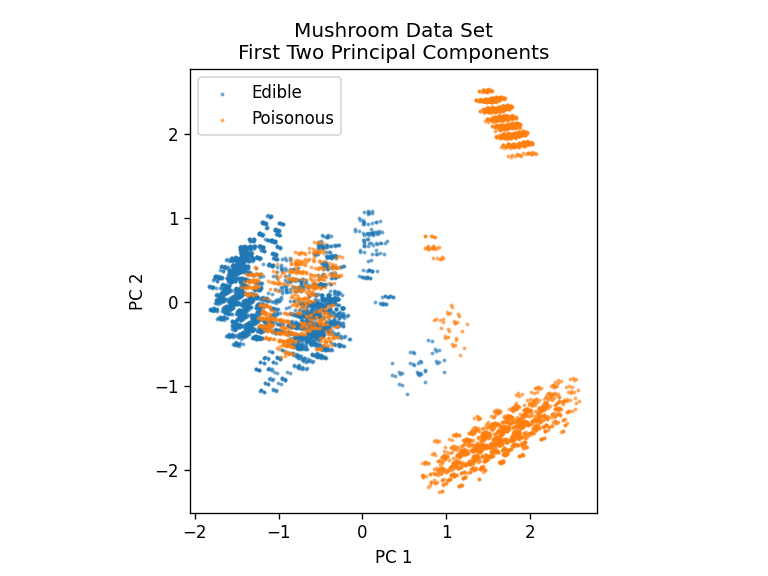

The Python source for this figure:
import pandas as pd
import numpy as np
import matplotlib.pyplot as plt
from sklearn.model_selection import train_test_split
from sklearn.decomposition import PCA
import pylab

def read_mushroom_data():
    df=pd.read_csv('mushrooms.csv')
    return df

###################### Data preparation ####################
df = read_mushroom_data()

print('number of samples: ', df.shape[0])
print('number of attributes: ', df.shape[1])
print('\nValues classified as \'Missing\' for stalk-root: ', (df.iloc[:,11] == '?').sum())

### due to large number of missing values, this featues are removed
df = df.drop(str(df.columns[11]), axis = 1)
df2 = pd.get_dummies(df)

print('\nNumber of samples: ', df2.shape[0])
print('Number of attributes: ', df2.shape[1])
print('\nRemaining missing values across all attributes and samples: ', df2.isnull().sum().sum())
print('\nMinimum value across all attributes and samples: ', df2.min().min())
print('Maximum value across all attributes and samples: ', df2.max().max())
print('\nMinimum fraction of \'1\'-s across all attributes: {:.5f}'.format(df2.mean().min()))
print('Maximum fraction of \'1\'-s across all attributes: {:.5f}'.format(df2.mean().max()))

x=df2.iloc[:,df2.columns!='class']
y=df2.iloc[:,0]

print("X:\n", x)
print("Y:\n", y)
#### Partition data into training and test sets

#### Partition data into training and test sets
X_train,X_test,y_train,y_test = train_test_split(x,y,random_state=None)

#### Reduce dimensionality of the features from 113 to two principal compinets
pca = PCA(n_components=2).fit(X_train)

X_train = pca.transform(X_train)
X_test = pca.transform(X_test)

################### Analysis, Fitting and Visualizing Classifiers   ###################
plt.cla()
plt.clf()

plt.figure(dpi=120)
plt.scatter(X_train[y_train.values==0, 0], X_train[y_train.values==0, 1], label = 'Edible', alpha = 0.5, s = 2)
plt.scatter(X_train[y_train.values==1, 0], X_train[y_train.values==1, 1], label = 'Poisonous', alpha = 0.5, s = 2)
plt.title('Mushroom Data Set\nFirst Two Principal Components')
plt.legend(frameon=1)
plt.xlabel('PC 1')
plt.xlabel('PC 2')
plt.gca().set_aspect('equal')
plt.savefig('knn.png')


#######   Function to visualize the decision boundary and decision Probabilities  ##############
# def decision_boundary(X,y,fitted_model):
#     fig=plt.figure(figsize=(10,5), dpi=100)

#     for i, plot_type in enumerate(['Decision Boundary', 'Decision Probabilities']):
#         plt.subplot(1,2,i+1)
#         step = 0.01
#         x_max = X[_,0]